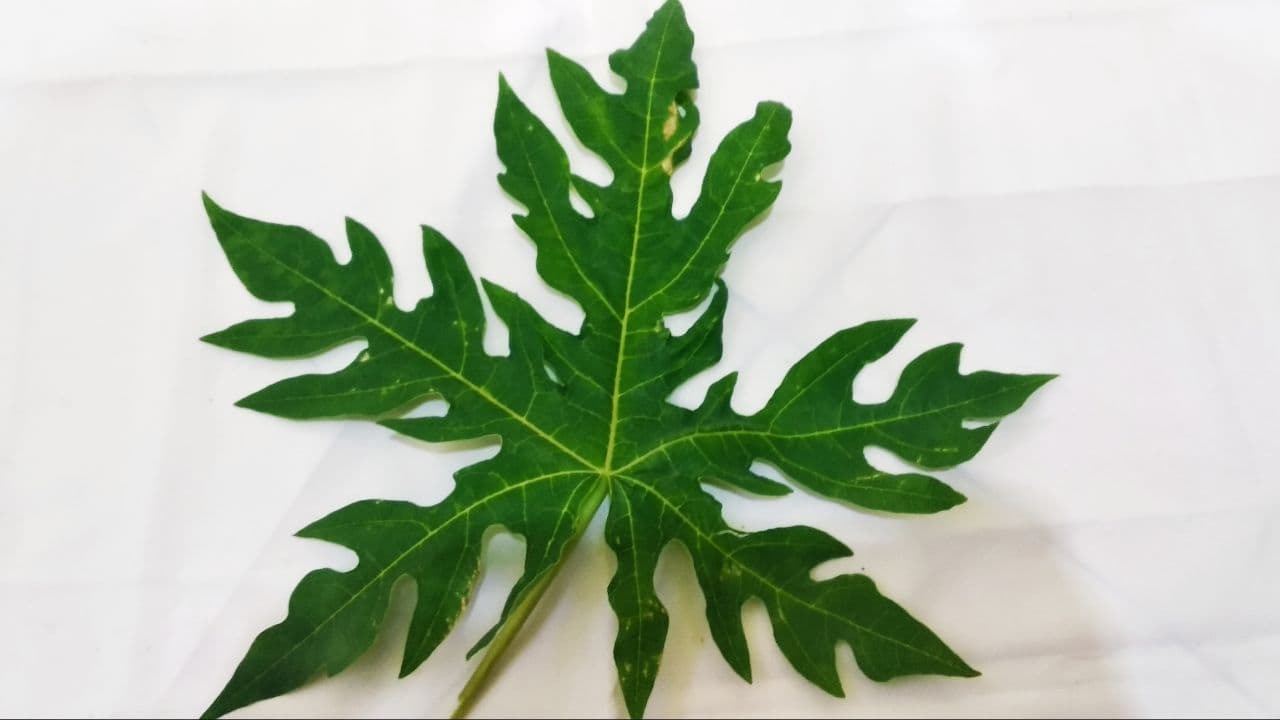
#> input picture pepaya 003.jpg, 1280 x 720 px
$ jupyter execute split_merge.ipynb   (shell and % lines are left out)
#> lines starting #> are read from the running program, lines starting #| are printed output that depends on the picture
<a href="https://colab.research.google.com/github/indrapuja26/pepaya/blob/main/split_merge.ipynb" target="_parent"></a>

[cell 1]
# import the necessary packages
from matplotlib import pyplot as plt
import numpy as np
import argparse
import cv2

[cell 2]
def plt_imshow(title, image):
	# convert the image frame BGR to RGB color space and display it
	image = cv2.cvtColor(image, cv2.COLOR_BGR2RGB)
	plt.imshow(image)
	plt.title(title)
	plt.grid(False)
	plt.show()

[cell 3]
# since we are using Jupyter Notebooks we can replace our argument
# parsing code with *hard coded* arguments and values
args = {
	"image": "pepaya 003.jpg"
}

[cell 4]
# load the input image and grab each channel -- note how OpenCV
# represents images as NumPy arrays with channels in Blue, Green,
# Red ordering rather than Red, Green Blue
image = cv2.imread(args["image"])
#> image is the input picture: shape (720, 1280, 3); mean B, G, R 169.5, 190.2, 177.6
(B, G, R) = cv2.split(image)
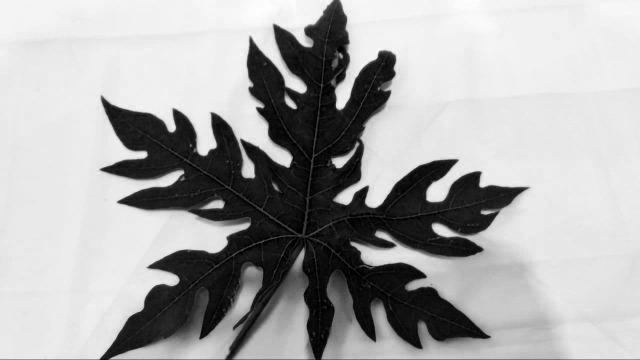
#> B: shape (720, 1280) (shown at 1/2 size); min 0, max 255, mean 169.5
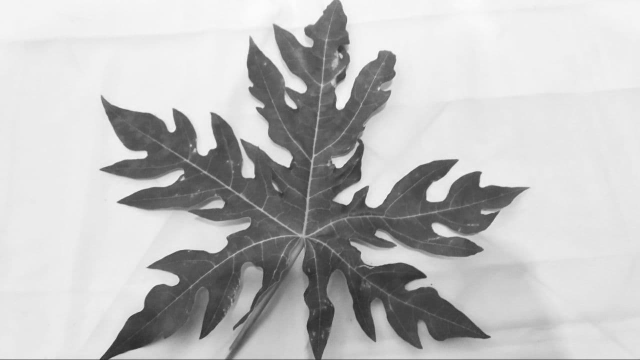
#> G: shape (720, 1280) (shown at 1/2 size); min 25, max 255, mean 190.2
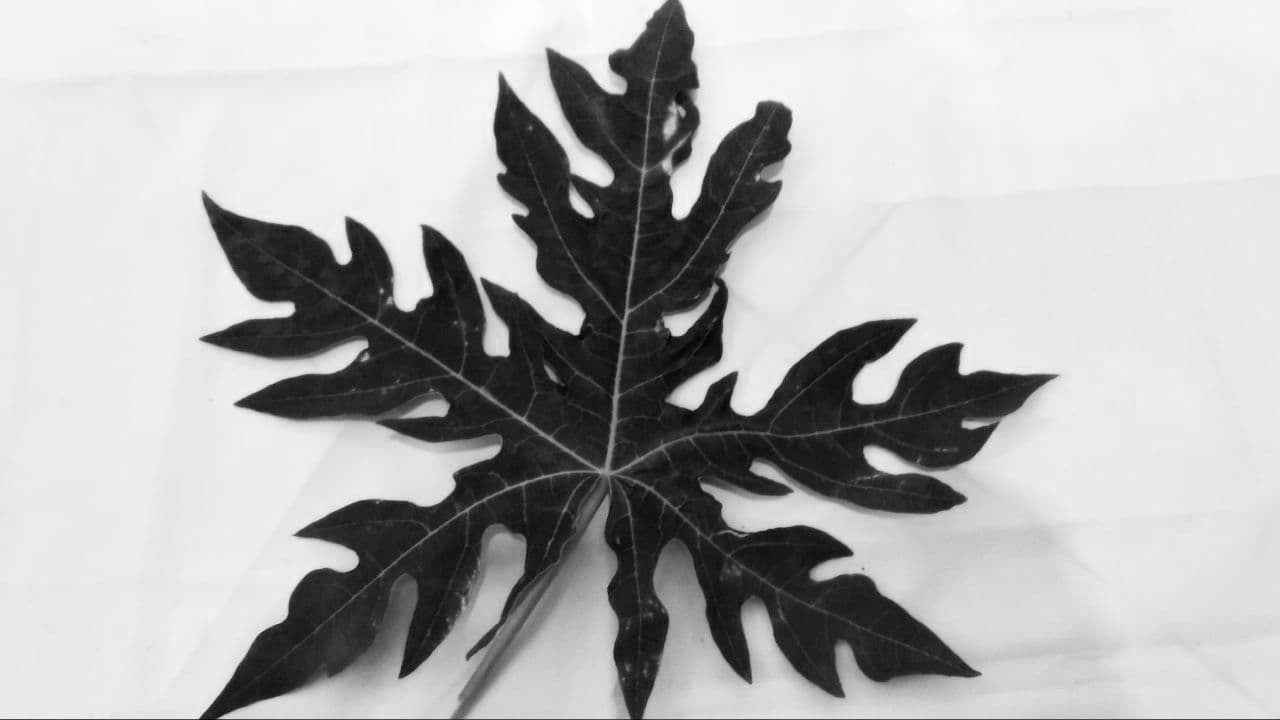
#> R: shape (720, 1280); min 0, max 255, mean 177.6

# show each channel individually
plt_imshow("Red", R)
plt_imshow("Green", G)
plt_imshow("Blue", B)

$ run again, with pepaya 001.jpg copied over pepaya 003.jpg
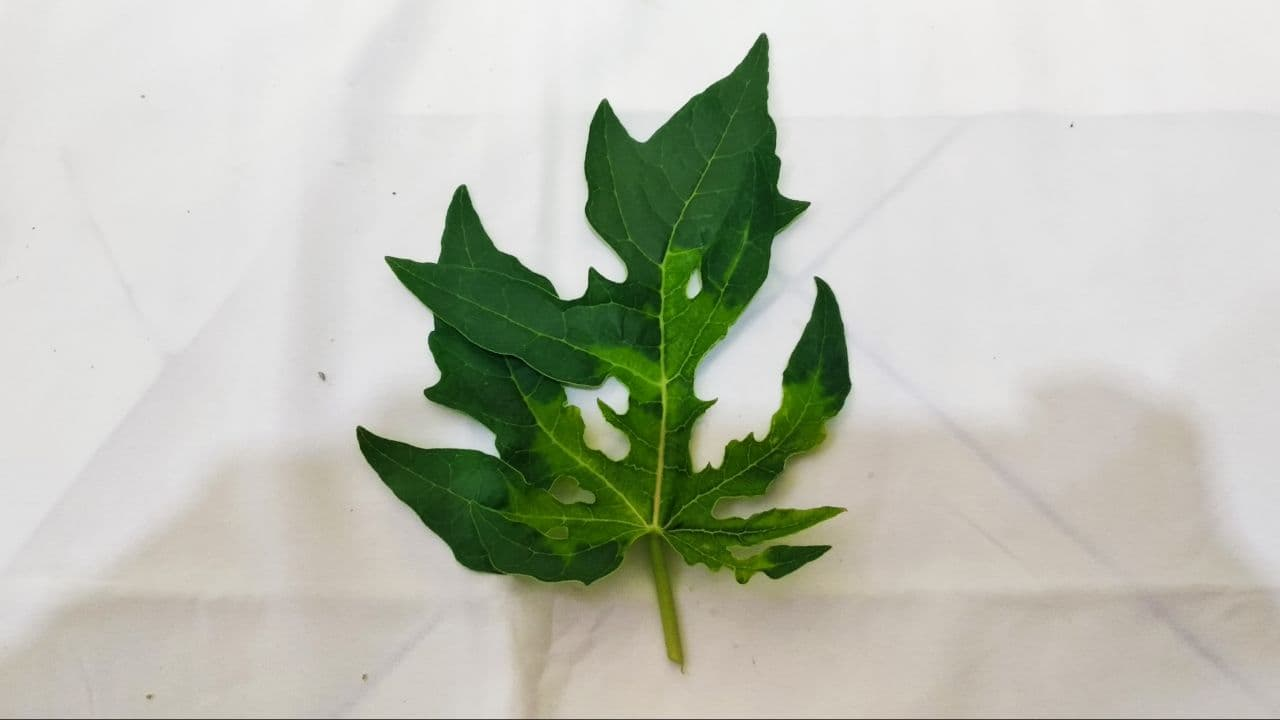
#> input picture pepaya 001.jpg, 1280 x 720 px
#> image is the input picture: shape (720, 1280, 3); mean B, G, R 178.6, 191.5, 187.8
#> `(B, G, R) = cv2.split(image)`:
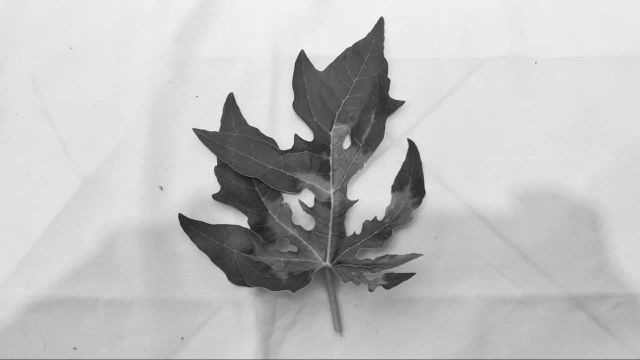
#> G: shape (720, 1280) (shown at 1/2 size); min 11, max 255, mean 191.5
#> `(B, G, R) = cv2.split(image)`:
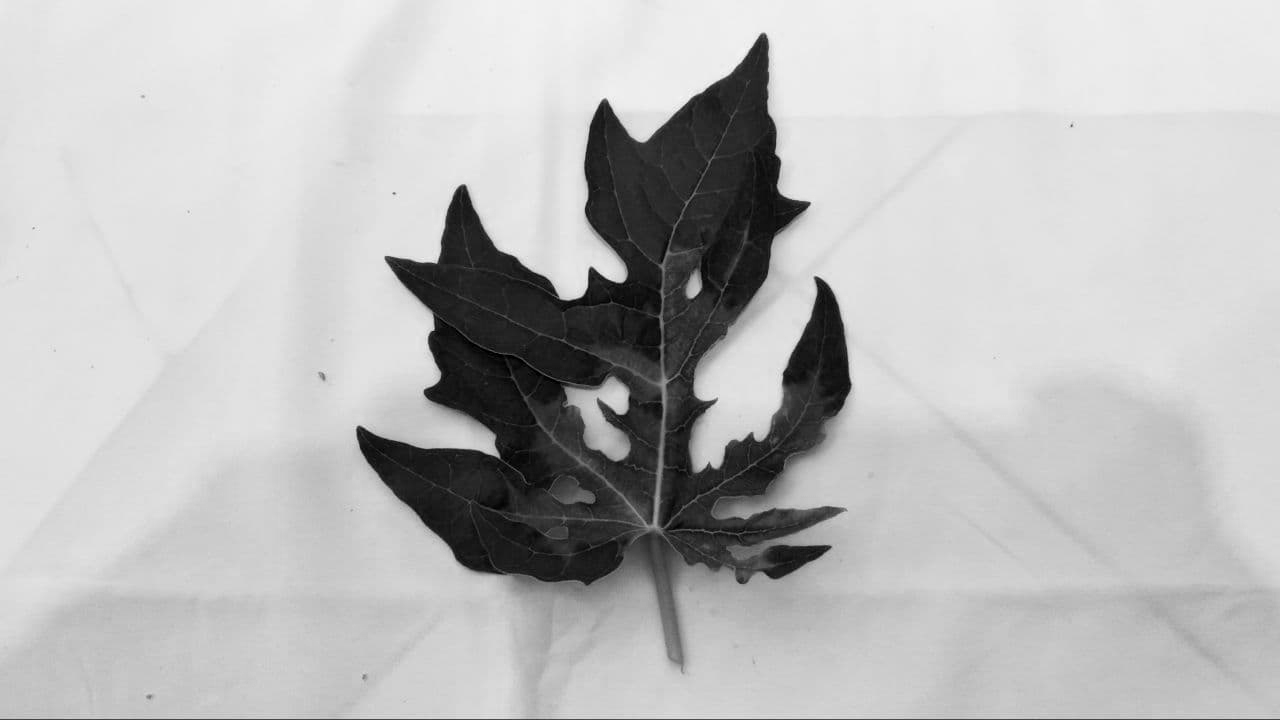
#> R: shape (720, 1280); min 0, max 251, mean 187.8

$ run again, with pepaya 002.jpg copied over pepaya 003.jpg
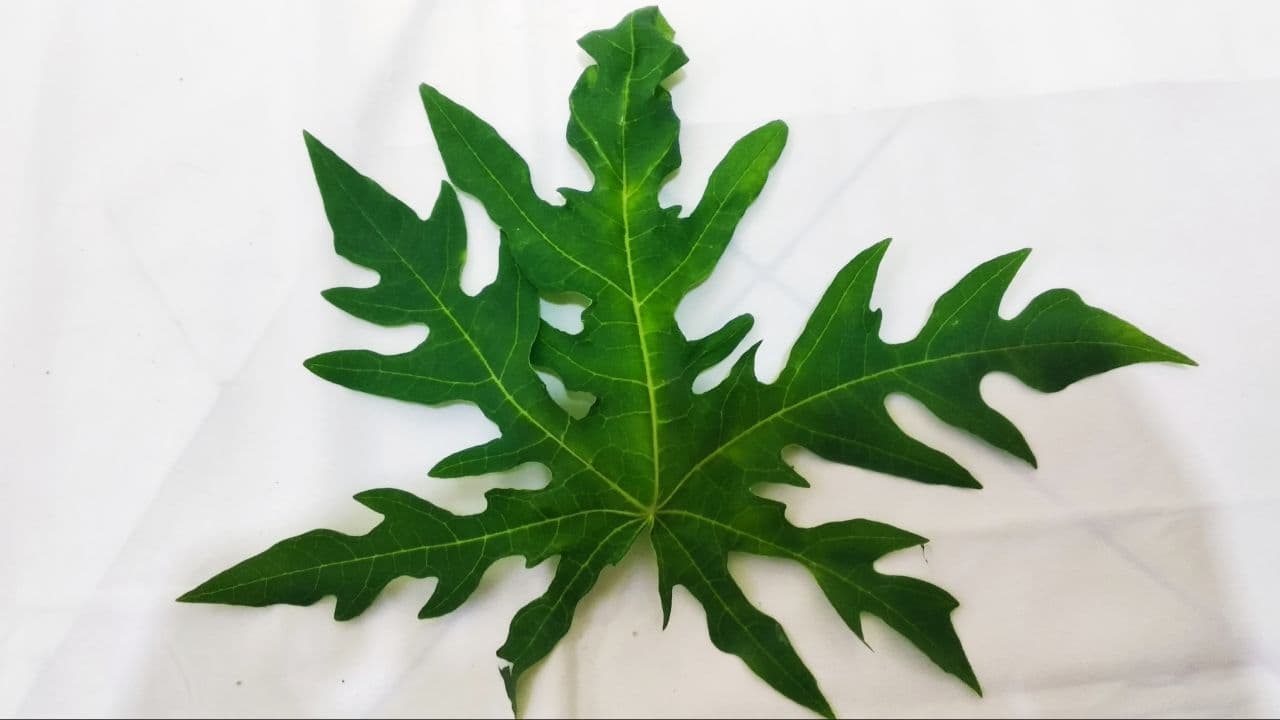
#> input picture pepaya 002.jpg, 1280 x 720 px
#> image is the input picture: shape (720, 1280, 3); mean B, G, R 169.2, 188.9, 176.4
#> `(B, G, R) = cv2.split(image)`:
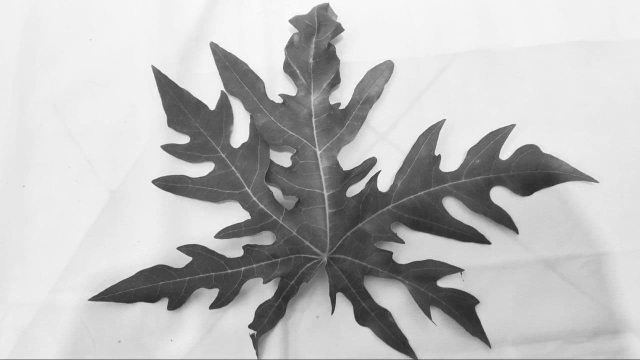
#> G: shape (720, 1280) (shown at 1/2 size); min 32, max 255, mean 188.9
#> `(B, G, R) = cv2.split(image)`:
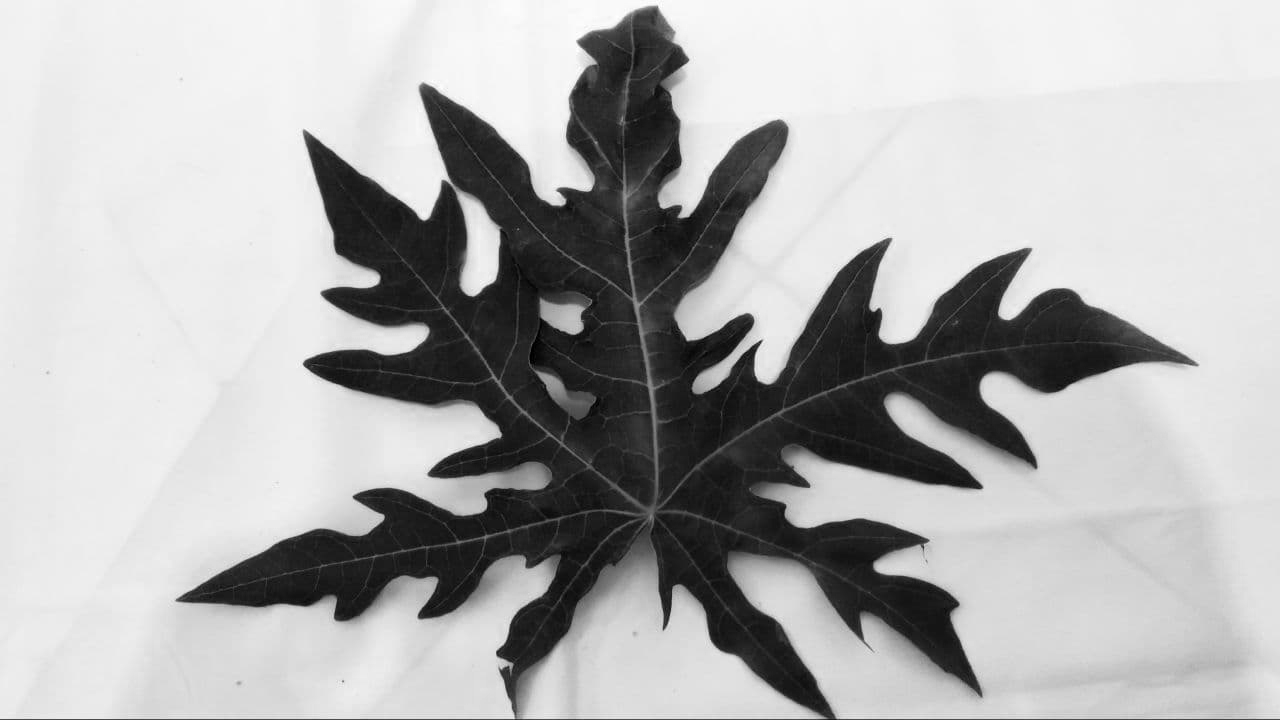
#> R: shape (720, 1280); min 0, max 255, mean 176.4
